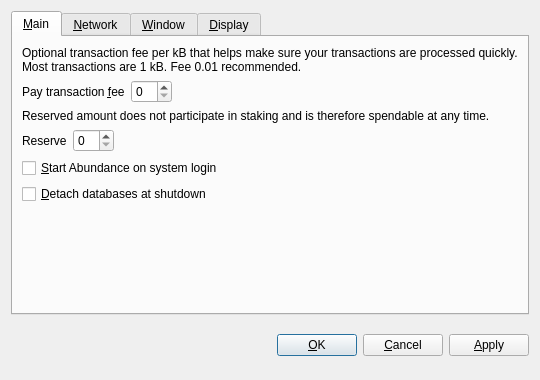
<?xml version="1.0" encoding="UTF-8"?>
<ui version="4.0">
 <class>OptionsDialog</class>
 <widget class="QDialog" name="OptionsDialog">
  <property name="geometry">
   <rect>
    <x>0</x>
    <y>0</y>
    <width>540</width>
    <height>380</height>
   </rect>
  </property>
  <property name="windowTitle">
   <string>Options</string>
  </property>
  <property name="modal">
   <bool>true</bool>
  </property>
  <layout class="QVBoxLayout" name="verticalLayout">
   <item>
    <widget class="QTabWidget" name="tabWidget">
     <property name="tabPosition">
      <enum>QTabWidget::North</enum>
     </property>
     <property name="currentIndex">
      <number>0</number>
     </property>
     <widget class="QWidget" name="tabMain">
      <attribute name="title">
       <string>&amp;Main</string>
      </attribute>
      <layout class="QVBoxLayout" name="verticalLayout_Main">
       <item>
        <widget class="QLabel" name="transactionFeeInfoLabel">
         <property name="text">
          <string>Optional transaction fee per kB that helps make sure your transactions are processed quickly. Most transactions are 1 kB. Fee 0.01 recommended.</string>
         </property>
         <property name="textFormat">
          <enum>Qt::PlainText</enum>
         </property>
         <property name="wordWrap">
          <bool>true</bool>
         </property>
        </widget>
       </item>
       <item>
        <layout class="QHBoxLayout" name="horizontalLayoutFee">
         <item>
          <widget class="QLabel" name="transactionFeeLabel">
           <property name="text">
            <string>Pay transaction &amp;fee</string>
           </property>
           <property name="textFormat">
            <enum>Qt::PlainText</enum>
           </property>
           <property name="buddy">
            <cstring>transactionFee</cstring>
           </property>
          </widget>
         </item>
         <item>
          <widget class="BitcoinAmountField" name="transactionFee"/>
         </item>
         <item>
          <spacer name="horizontalSpacerFee">
           <property name="orientation">
            <enum>Qt::Horizontal</enum>
           </property>
           <property name="sizeHint" stdset="0">
            <size>
             <width>40</width>
             <height>20</height>
            </size>
           </property>
          </spacer>
         </item>
        </layout>
       </item>
       <item>
        <widget class="QLabel" name="reserveBalanceInfoLabel">
         <property name="text">
          <string>Reserved amount does not participate in staking and is therefore spendable at any time.</string>
         </property>
         <property name="textFormat">
          <enum>Qt::PlainText</enum>
         </property>
         <property name="wordWrap">
          <bool>true</bool>
         </property>
        </widget>
       </item>
       <item>
        <layout class="QHBoxLayout" name="horizontalLayoutReserveBalance">
         <item>
          <widget class="QLabel" name="reserveBalanceLabel">
           <property name="text">
            <string>Reserve</string>
           </property>
           <property name="textFormat">
            <enum>Qt::PlainText</enum>
           </property>
           <property name="buddy">
            <cstring>reserveBalance</cstring>
           </property>
          </widget>
         </item>
         <item>
          <widget class="BitcoinAmountField" name="reserveBalance"/>
         </item>
         <item>
          <spacer name="horizontalSpacerReserveBalance">
           <property name="orientation">
            <enum>Qt::Horizontal</enum>
           </property>
           <property name="sizeHint" stdset="0">
            <size>
             <width>40</width>
             <height>20</height>
            </size>
           </property>
          </spacer>
         </item>
        </layout>
       </item>
       <item>
        <widget class="QCheckBox" name="bitcoinAtStartup">
         <property name="toolTip">
          <string>Automatically start Abundance after logging in to the system.</string>
         </property>
         <property name="text">
          <string>&amp;Start Abundance on system login</string>
         </property>
        </widget>
       </item>
       <item>
        <widget class="QCheckBox" name="detachDatabases">
         <property name="toolTip">
          <string>Detach block and address databases at shutdown. This means they can be moved to another data directory, but it slows down shutdown. The wallet is always detached.</string>
         </property>
         <property name="text">
          <string>&amp;Detach databases at shutdown</string>
         </property>
        </widget>
       </item>
       <item>
        <spacer name="verticalSpacer_Main">
         <property name="orientation">
          <enum>Qt::Vertical</enum>
         </property>
         <property name="sizeHint" stdset="0">
          <size>
           <width>20</width>
           <height>40</height>
          </size>
         </property>
        </spacer>
       </item>
      </layout>
     </widget>
     <widget class="QWidget" name="tabNetwork">
      <attribute name="title">
       <string>&amp;Network</string>
      </attribute>
      <layout class="QVBoxLayout" name="verticalLayout_Network">
       <item>
        <widget class="QCheckBox" name="mapPortUpnp">
         <property name="toolTip">
          <string>Automatically open the Abundance client port on the router. This only works when your router supports UPnP and it is enabled.</string>
         </property>
         <property name="text">
          <string>Map port using &amp;UPnP</string>
         </property>
        </widget>
       </item>
       <item>
        <widget class="QCheckBox" name="connectSocks">
         <property name="toolTip">
          <string>Connect to the Abundance network through a SOCKS proxy (e.g. when connecting through Tor).</string>
         </property>
         <property name="text">
          <string>&amp;Connect through SOCKS proxy:</string>
         </property>
        </widget>
       </item>
       <item>
        <layout class="QHBoxLayout" name="horizontalLayout_Network">
         <item>
          <widget class="QLabel" name="proxyIpLabel">
           <property name="text">
            <string>Proxy &amp;IP:</string>
           </property>
           <property name="textFormat">
            <enum>Qt::PlainText</enum>
           </property>
           <property name="buddy">
            <cstring>proxyIp</cstring>
           </property>
          </widget>
         </item>
         <item>
          <widget class="QValidatedLineEdit" name="proxyIp">
           <property name="maximumSize">
            <size>
             <width>140</width>
             <height>16777215</height>
            </size>
           </property>
           <property name="toolTip">
            <string>IP address of the proxy (e.g. 127.0.0.1)</string>
           </property>
          </widget>
         </item>
         <item>
          <widget class="QLabel" name="proxyPortLabel">
           <property name="text">
            <string>&amp;Port:</string>
           </property>
           <property name="textFormat">
            <enum>Qt::PlainText</enum>
           </property>
           <property name="buddy">
            <cstring>proxyPort</cstring>
           </property>
          </widget>
         </item>
         <item>
          <widget class="QLineEdit" name="proxyPort">
           <property name="maximumSize">
            <size>
             <width>55</width>
             <height>16777215</height>
            </size>
           </property>
           <property name="toolTip">
            <string>Port of the proxy (e.g. 9050)</string>
           </property>
          </widget>
         </item>
         <item>
          <widget class="QLabel" name="socksVersionLabel">
           <property name="text">
            <string>SOCKS &amp;Version:</string>
           </property>
           <property name="textFormat">
            <enum>Qt::PlainText</enum>
           </property>
           <property name="buddy">
            <cstring>socksVersion</cstring>
           </property>
          </widget>
         </item>
         <item>
          <widget class="QValueComboBox" name="socksVersion">
           <property name="toolTip">
            <string>SOCKS version of the proxy (e.g. 5)</string>
           </property>
          </widget>
         </item>
         <item>
          <spacer name="horizontalSpacer_Network">
           <property name="orientation">
            <enum>Qt::Horizontal</enum>
           </property>
           <property name="sizeHint" stdset="0">
            <size>
             <width>40</width>
             <height>20</height>
            </size>
           </property>
          </spacer>
         </item>
        </layout>
       </item>
       <item>
        <spacer name="verticalSpacer_Network">
         <property name="orientation">
          <enum>Qt::Vertical</enum>
         </property>
         <property name="sizeHint" stdset="0">
          <size>
           <width>20</width>
           <height>40</height>
          </size>
         </property>
        </spacer>
       </item>
      </layout>
     </widget>
     <widget class="QWidget" name="tabWindow">
      <attribute name="title">
       <string>&amp;Window</string>
      </attribute>
      <layout class="QVBoxLayout" name="verticalLayout_Window">
       <item>
        <widget class="QCheckBox" name="minimizeToTray">
         <property name="toolTip">
          <string>Show only a tray icon after minimizing the window.</string>
         </property>
         <property name="text">
          <string>&amp;Minimize to the tray instead of the taskbar</string>
         </property>
        </widget>
       </item>
       <item>
        <widget class="QCheckBox" name="minimizeOnClose">
         <property name="toolTip">
          <string>Minimize instead of exit the application when the window is closed. When this option is enabled, the application will be closed only after selecting Quit in the menu.</string>
         </property>
         <property name="text">
          <string>M&amp;inimize on close</string>
         </property>
        </widget>
       </item>
       <item>
        <spacer name="verticalSpacer_Window">
         <property name="orientation">
          <enum>Qt::Vertical</enum>
         </property>
         <property name="sizeHint" stdset="0">
          <size>
           <width>20</width>
           <height>40</height>
          </size>
         </property>
        </spacer>
       </item>
      </layout>
     </widget>
     <widget class="QWidget" name="tabDisplay">
      <attribute name="title">
       <string>&amp;Display</string>
      </attribute>
      <layout class="QVBoxLayout" name="verticalLayout_Display">
       <item>
        <layout class="QHBoxLayout" name="horizontalLayout_1_Display">
         <item>
          <widget class="QLabel" name="langLabel">
           <property name="text">
            <string>User Interface &amp;language:</string>
           </property>
           <property name="textFormat">
            <enum>Qt::PlainText</enum>
           </property>
           <property name="buddy">
            <cstring>lang</cstring>
           </property>
          </widget>
         </item>
         <item>
          <widget class="QValueComboBox" name="lang">
           <property name="toolTip">
            <string>The user interface language can be set here. This setting will take effect after restarting Abundance.</string>
           </property>
          </widget>
         </item>
        </layout>
       </item>
       <item>
        <layout class="QHBoxLayout" name="horizontalLayout_2_Display">
         <item>
          <widget class="QLabel" name="unitLabel">
           <property name="text">
            <string>&amp;Unit to show amounts in:</string>
           </property>
           <property name="textFormat">
            <enum>Qt::PlainText</enum>
           </property>
           <property name="buddy">
            <cstring>unit</cstring>
           </property>
          </widget>
         </item>
         <item>
          <widget class="QValueComboBox" name="unit">
           <property name="toolTip">
            <string>Choose the default subdivision unit to show in the interface and when sending coins.</string>
           </property>
          </widget>
         </item>
        </layout>
       </item>
       <item>
        <widget class="QCheckBox" name="displayAddresses">
         <property name="toolTip">
          <string>Whether to show Abundance addresses in the transaction list or not.</string>
         </property>
         <property name="text">
          <string>&amp;Display addresses in transaction list</string>
         </property>
        </widget>
       </item>
       <item>
        <widget class="QCheckBox" name="coinControlFeatures">
         <property name="toolTip">
          <string>Whether to show coin control features or not.</string>
         </property>
         <property name="text">
          <string>Display coin &amp;control features (experts only!)</string>
         </property>
        </widget>
       </item>
       <item>
        <spacer name="verticalSpacer_Display">
         <property name="orientation">
          <enum>Qt::Vertical</enum>
         </property>
         <property name="sizeHint" stdset="0">
          <size>
           <width>20</width>
           <height>40</height>
          </size>
         </property>
        </spacer>
       </item>
      </layout>
     </widget>
    </widget>
   </item>
   <item>
    <layout class="QHBoxLayout" name="horizontalLayout_Buttons">
     <item>
      <spacer name="horizontalSpacer_1">
       <property name="orientation">
        <enum>Qt::Horizontal</enum>
       </property>
       <property name="sizeHint" stdset="0">
        <size>
         <width>40</width>
         <height>48</height>
        </size>
       </property>
      </spacer>
     </item>
     <item>
      <widget class="QLabel" name="statusLabel">
       <property name="font">
        <font>
         <weight>75</weight>
         <bold>true</bold>
        </font>
       </property>
       <property name="text">
        <string/>
       </property>
       <property name="textFormat">
        <enum>Qt::PlainText</enum>
       </property>
       <property name="wordWrap">
        <bool>true</bool>
       </property>
      </widget>
     </item>
     <item>
      <spacer name="horizontalSpacer_2">
       <property name="orientation">
        <enum>Qt::Horizontal</enum>
       </property>
       <property name="sizeHint" stdset="0">
        <size>
         <width>40</width>
         <height>48</height>
        </size>
       </property>
      </spacer>
     </item>
     <item>
      <widget class="QPushButton" name="okButton">
       <property name="text">
        <string>&amp;OK</string>
       </property>
      </widget>
     </item>
     <item>
      <widget class="QPushButton" name="cancelButton">
       <property name="text">
        <string>&amp;Cancel</string>
       </property>
       <property name="autoDefault">
        <bool>false</bool>
       </property>
      </widget>
     </item>
     <item>
      <widget class="QPushButton" name="applyButton">
       <property name="text">
        <string>&amp;Apply</string>
       </property>
       <property name="autoDefault">
        <bool>false</bool>
       </property>
      </widget>
     </item>
    </layout>
   </item>
  </layout>
 </widget>
 <customwidgets>
  <customwidget>
   <class>BitcoinAmountField</class>
   <extends>QSpinBox</extends>
   <header>bitcoinamountfield.h</header>
  </customwidget>
  <customwidget>
   <class>QValueComboBox</class>
   <extends>QComboBox</extends>
   <header>qvaluecombobox.h</header>
  </customwidget>
  <customwidget>
   <class>QValidatedLineEdit</class>
   <extends>QLineEdit</extends>
   <header>qvalidatedlineedit.h</header>
  </customwidget>
 </customwidgets>
 <resources/>
 <connections/>
</ui>
